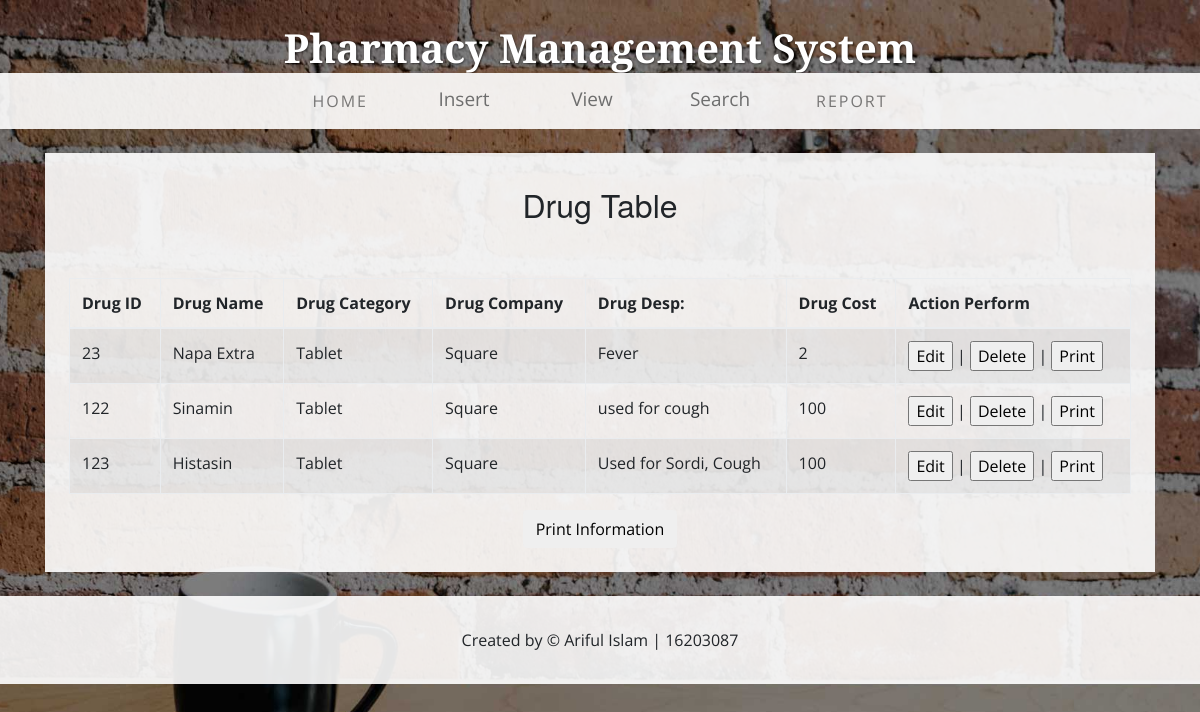
/drug_view.php, run on the app's committed database.
### tables this page shows
CREATE TABLE `tb_drug` (
  `drug_id` int(10) NOT NULL,
  `drug_name` varchar(15) NOT NULL,
  `drug_category` varchar(15) NOT NULL,
  `drug_company` varchar(20) NOT NULL,
  `drug_desp` text NOT NULL,
  `drug_qty` int(10) NOT NULL,
  `drug_cost` varchar(30) NOT NULL,
  `discount` int(10) NOT NULL,
  `amount` varchar(20) NOT NULL
);

### drug_view.php (the view, shortened to what this page needs)
<!DOCTYPE html>
<html lang="en">
  <head>
  <?php
      $username = "root";
      $password = "";
      $host = "localhost";
      $connector = mysqli_connect($host,$username,$password)
          or die("Unable to connect");
      $result = mysqli_query($connector,"SELECT * FROM tb_drug ");
      ?>
    <link href="css/bootstrap.css" rel="stylesheet">
    <link href="css/business-casual.css" rel="stylesheet">
  </head>
  <body>
    <div class="tagline-upper text-center text-heading text-shadow text-white mt-5 d-none d-lg-block">Pharmacy Management System</div>
    <nav class="navbar navbar-expand-lg navbar-light bg-faded py-lg-4">
      <div class="container">
        <div class="collapse navbar-collapse" id="navbarResponsive">
          <ul class="navbar-nav mx-auto">
            <li class="nav-item  px-lg-4">
              <a class="nav-link text-uppercase text-expanded" href="index.php">Home
              </a>
            </li>
            <li class="nav-item px-lg-4 active">
              <ul class="navigation">
					<a class="main" href="insert.php">Insert</a>
				</ul>
            </li>
            <li class="nav-item px-lg-4">
              <ul class="navigation">
					<a class="main" href="#">View</a>
				</ul>
            </li>
            <li class="nav-item px-lg-4">
              <ul class="navigation">
					<a class="main" href="#">Search</a>
				</ul>
            </li>
			<li class="nav-item px-lg-4">
              <a class="nav-link text-uppercase text-expanded" href="invoice.php">Report</a>
            </li>
          </ul>
        </div>
      </div>
    </nav>
    <div class="container">
		<div class="bg-faded p-4 my-4">
        <div class="panel panel-primary Myback">
            <div class="panel-heading panel-head"><h2><center>Drug Table</center></h2></div>
            <div class="panel-body">
                <table class="table table-bordered table-striped">
                    <thead>
                        <tr>
                            <th>Drug ID</th>
                            <th>Drug Name</th>
                            <th>Drug Category</th>
                            <th>Drug Company</th>
                            <th>Drug Desp:</th>
							<th>Drug Cost</th>
							<th>Action Perform</th>
                        </tr>
                    </thead>
                    <tbody>
						<?php
          while( $row = mysqli_fetch_array( $result ) ){
            echo
            "<tr>
              <td id='a".$row['drug_id']."'>{$row['drug_id']}</td>
              <td id='b".$row['drug_id']."'>{$row['drug_name']}</td>
              <td id='c".$row['drug_id']."'>{$row['drug_category']}</td>
              <td id='d".$row['drug_id']."'>{$row['drug_company']}</td>
			  <td id='e".$row['drug_id']."'>{$row['drug_desp']}</td>
			  <td id='f".$row['drug_id']."'>{$row['drug_cost']}</td>
			 <td>
				<form action='' method='GET'>
					<input type='submit' name=".$row['drug_id']." value='Edit'> |
					<input type='submit' name='delete".$row['drug_id']."' value='Delete' onClick=\"return confirm('Are you sure you want to delete?')\"> |
					<input type='submit' name='print".$row['drug_id']."' value='Print'>
				</form>
			</td>
            </tr>\n";
		  }
        ?>
                    </tbody>
                </table>
				<center><a href="drugprint.php"><button class="btn btn-default">Print Information</button></a></center>
            </div>
        </div>
        </div>
      </div>
    <footer class="bg-faded text-center py-5">
      <div class="container">
        <p class="m-0">Created by &copy; Ariful Islam | 16203087</p>
      </div>
    </footer>
  </body>
</html>

### css/business-casual.css (style rules this page uses)
body { font-family: "Open Sans", Helvetica, Arial, sans-serif; background: url('../img/bg.jpg') no-repeat center center fixed; -webkit-background-size: cover; -moz-background-size: cover; background-size: cover; -o-background-size: cover; }
h1, h2, h3, h4, h5, h6, .text-heading { font-family: "Josefin Slab", "Helvetica Neue", Helvetica, Arial, sans-serif; }
.tagline-upper { font-size: 2.5rem; font-weight: 700; line-height: 0; margin-bottom: 25px; }
.text-expanded { letter-spacing: 2px; }
.text-shadow { text-shadow: 1px 1px 2px rgba(0, 0, 0, 0.5); }
.bg-faded { background-color: rgba(255, 255, 255, 0.9); }
.navigation { list-style: none; padding: 0; width: 80px; height: 40px; }
.navigation, .navigation a.main { border-radius: 4px; -webkit-border-radius: 4px; -moz-border-radius: 4px; }
.navigation a.main { display: block; height: 40px; font: 19px/37px "Open Sans", Helvetica, Arial, sans-serif; text-align: center; text-decoration: none; color: #6E6E6E; -webkit-transition: 0.2s ease-in-out; -o-transition: 0.2s ease-in-out; transition: 0.2s ease-in-out; }
.Myback { margin-top:10px; }
.nav-item { z-index:10; }

### data on the page
tb_drug: drug_id "23", drug_name "Napa Extra", drug_category "Tablet", drug_company "Square", drug_desp "Fever", drug_cost "2"
tb_drug: drug_id "122", drug_name "Sinamin", drug_category "Tablet", drug_company "Square", drug_desp "used for cough", drug_cost "100"
tb_drug: drug_id "123", drug_name "Histasin", drug_category "Tablet", drug_company "Square", drug_desp "Used for Sordi, Cough", drug_cost "100"
